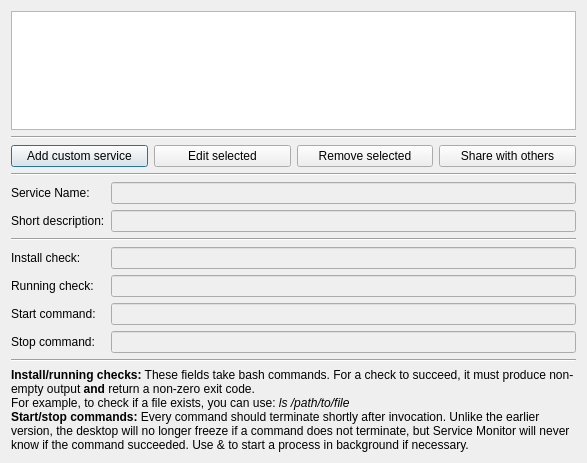
<?xml version="1.0" encoding="UTF-8"?>
<ui version="4.0">
 <class>Custom</class>
 <widget class="QDialog" name="Custom">
  <property name="geometry">
   <rect>
    <x>0</x>
    <y>0</y>
    <width>587</width>
    <height>463</height>
   </rect>
  </property>
  <property name="windowTitle">
   <string>Dialog</string>
  </property>
  <layout class="QGridLayout" name="gridLayout_3">
   <item row="0" column="0" colspan="4">
    <layout class="QGridLayout" name="gridLayout">
     <item row="0" column="0" rowspan="3">
      <widget class="QListWidget" name="serviceList"/>
     </item>
     <item row="3" column="0">
      <widget class="Line" name="line_3">
       <property name="orientation">
        <enum>Qt::Horizontal</enum>
       </property>
      </widget>
     </item>
    </layout>
   </item>
   <item row="1" column="0">
    <widget class="QPushButton" name="addButton">
     <property name="text">
      <string>Add custom service</string>
     </property>
     <property name="icon">
      <iconset resource="Icons.qrc">
       <normaloff>:/plus.png</normaloff>:/plus.png</iconset>
     </property>
    </widget>
   </item>
   <item row="1" column="1">
    <widget class="QPushButton" name="editButton">
     <property name="text">
      <string>Edit selected</string>
     </property>
     <property name="icon">
      <iconset resource="Icons.qrc">
       <normaloff>:/edit.png</normaloff>:/edit.png</iconset>
     </property>
    </widget>
   </item>
   <item row="1" column="2">
    <widget class="QPushButton" name="removeButton">
     <property name="text">
      <string>Remove selected</string>
     </property>
     <property name="icon">
      <iconset resource="Icons.qrc">
       <normaloff>:/minus.png</normaloff>:/minus.png</iconset>
     </property>
    </widget>
   </item>
   <item row="1" column="3">
    <widget class="QPushButton" name="shareButton">
     <property name="toolTip">
      <string>Upload service definition for other people</string>
     </property>
     <property name="text">
      <string>Share with others</string>
     </property>
    </widget>
   </item>
   <item row="2" column="0" colspan="4">
    <widget class="Line" name="line_2">
     <property name="orientation">
      <enum>Qt::Horizontal</enum>
     </property>
    </widget>
   </item>
   <item row="3" column="0" colspan="4">
    <layout class="QGridLayout" name="gridLayout_2">
     <item row="0" column="0">
      <widget class="QLabel" name="serviceNameLabel">
       <property name="sizePolicy">
        <sizepolicy hsizetype="Preferred" vsizetype="Fixed">
         <horstretch>0</horstretch>
         <verstretch>0</verstretch>
        </sizepolicy>
       </property>
       <property name="text">
        <string>Service Name:</string>
       </property>
       <property name="alignment">
        <set>Qt::AlignLeading|Qt::AlignLeft|Qt::AlignVCenter</set>
       </property>
      </widget>
     </item>
     <item row="0" column="1">
      <widget class="QLineEdit" name="serviceNameInput">
       <property name="enabled">
        <bool>false</bool>
       </property>
      </widget>
     </item>
     <item row="1" column="0">
      <widget class="QLabel" name="descriptionLabel">
       <property name="sizePolicy">
        <sizepolicy hsizetype="Preferred" vsizetype="Fixed">
         <horstretch>0</horstretch>
         <verstretch>0</verstretch>
        </sizepolicy>
       </property>
       <property name="text">
        <string>Short description:</string>
       </property>
       <property name="alignment">
        <set>Qt::AlignLeading|Qt::AlignLeft|Qt::AlignVCenter</set>
       </property>
      </widget>
     </item>
     <item row="2" column="0" colspan="2">
      <widget class="Line" name="line1">
       <property name="sizePolicy">
        <sizepolicy hsizetype="Minimum" vsizetype="Fixed">
         <horstretch>0</horstretch>
         <verstretch>0</verstretch>
        </sizepolicy>
       </property>
       <property name="orientation">
        <enum>Qt::Horizontal</enum>
       </property>
      </widget>
     </item>
     <item row="3" column="0">
      <widget class="QLabel" name="installCheckLabel">
       <property name="sizePolicy">
        <sizepolicy hsizetype="Preferred" vsizetype="Fixed">
         <horstretch>0</horstretch>
         <verstretch>0</verstretch>
        </sizepolicy>
       </property>
       <property name="text">
        <string>Install check:</string>
       </property>
       <property name="alignment">
        <set>Qt::AlignLeading|Qt::AlignLeft|Qt::AlignVCenter</set>
       </property>
      </widget>
     </item>
     <item row="3" column="1">
      <widget class="QLineEdit" name="installCheckInput">
       <property name="enabled">
        <bool>false</bool>
       </property>
      </widget>
     </item>
     <item row="4" column="0">
      <widget class="QLabel" name="runningCheckLabel">
       <property name="sizePolicy">
        <sizepolicy hsizetype="Preferred" vsizetype="Fixed">
         <horstretch>0</horstretch>
         <verstretch>0</verstretch>
        </sizepolicy>
       </property>
       <property name="text">
        <string>Running check:</string>
       </property>
       <property name="alignment">
        <set>Qt::AlignLeading|Qt::AlignLeft|Qt::AlignVCenter</set>
       </property>
      </widget>
     </item>
     <item row="4" column="1">
      <widget class="QLineEdit" name="runningCheckInput">
       <property name="enabled">
        <bool>false</bool>
       </property>
      </widget>
     </item>
     <item row="5" column="0">
      <widget class="QLabel" name="startCommandLabel">
       <property name="sizePolicy">
        <sizepolicy hsizetype="Preferred" vsizetype="Fixed">
         <horstretch>0</horstretch>
         <verstretch>0</verstretch>
        </sizepolicy>
       </property>
       <property name="text">
        <string>Start command:</string>
       </property>
       <property name="alignment">
        <set>Qt::AlignLeading|Qt::AlignLeft|Qt::AlignVCenter</set>
       </property>
      </widget>
     </item>
     <item row="5" column="1">
      <widget class="QLineEdit" name="startCommandInput">
       <property name="enabled">
        <bool>false</bool>
       </property>
      </widget>
     </item>
     <item row="6" column="0">
      <widget class="QLabel" name="stopCommandLabel">
       <property name="sizePolicy">
        <sizepolicy hsizetype="Preferred" vsizetype="Fixed">
         <horstretch>0</horstretch>
         <verstretch>0</verstretch>
        </sizepolicy>
       </property>
       <property name="text">
        <string>Stop command:</string>
       </property>
       <property name="alignment">
        <set>Qt::AlignLeading|Qt::AlignLeft|Qt::AlignVCenter</set>
       </property>
      </widget>
     </item>
     <item row="6" column="1">
      <widget class="QLineEdit" name="stopCommandInput">
       <property name="enabled">
        <bool>false</bool>
       </property>
      </widget>
     </item>
     <item row="1" column="1">
      <widget class="QLineEdit" name="descriptionInput">
       <property name="enabled">
        <bool>false</bool>
       </property>
      </widget>
     </item>
    </layout>
   </item>
   <item row="4" column="0" colspan="4">
    <widget class="Line" name="line">
     <property name="orientation">
      <enum>Qt::Horizontal</enum>
     </property>
    </widget>
   </item>
   <item row="5" column="0" colspan="4">
    <widget class="QLabel" name="helpLabel">
     <property name="text">
      <string>&lt;!DOCTYPE HTML PUBLIC &quot;-//W3C//DTD HTML 4.0//EN&quot; &quot;http://www.w3.org/TR/REC-html40/strict.dtd&quot;&gt;
&lt;html&gt;&lt;head&gt;&lt;meta name=&quot;qrichtext&quot; content=&quot;1&quot; /&gt;&lt;style type=&quot;text/css&quot;&gt;
p, li { white-space: pre-wrap; }
&lt;/style&gt;&lt;/head&gt;&lt;body style=&quot; font-family:'Nimbus Sans L'; font-size:9pt; font-weight:400; font-style:normal;&quot;&gt;
&lt;p style=&quot; margin-top:0px; margin-bottom:0px; margin-left:0px; margin-right:0px; -qt-block-indent:0; text-indent:0px;&quot;&gt;&lt;span style=&quot; font-weight:600;&quot;&gt;Install/running checks:&lt;/span&gt; These fields take bash commands. For a check to succeed, it must produce non-empty output &lt;span style=&quot; font-weight:600;&quot;&gt;and&lt;/span&gt; return a non-zero exit code.&lt;/p&gt;
&lt;p style=&quot; margin-top:0px; margin-bottom:0px; margin-left:0px; margin-right:0px; -qt-block-indent:0; text-indent:0px;&quot;&gt;For example, to check if a file exists, you can use: &lt;span style=&quot; font-style:italic;&quot;&gt;ls /path/to/file&lt;/span&gt;&lt;/p&gt;
&lt;p style=&quot; margin-top:0px; margin-bottom:0px; margin-left:0px; margin-right:0px; -qt-block-indent:0; text-indent:0px;&quot;&gt;&lt;span style=&quot; font-weight:600;&quot;&gt;Start/stop commands:&lt;/span&gt; Every command should terminate shortly after invocation. Unlike the earlier version, the desktop will no longer freeze if a command does not terminate, but Service Monitor will never know if the command succeeded. Use &amp;amp; to start a process in background if necessary.&lt;/p&gt;&lt;/body&gt;&lt;/html&gt;</string>
     </property>
     <property name="textFormat">
      <enum>Qt::RichText</enum>
     </property>
     <property name="wordWrap">
      <bool>true</bool>
     </property>
    </widget>
   </item>
  </layout>
 </widget>
 <resources>
  <include location="Icons.qrc"/>
 </resources>
 <connections/>
</ui>
